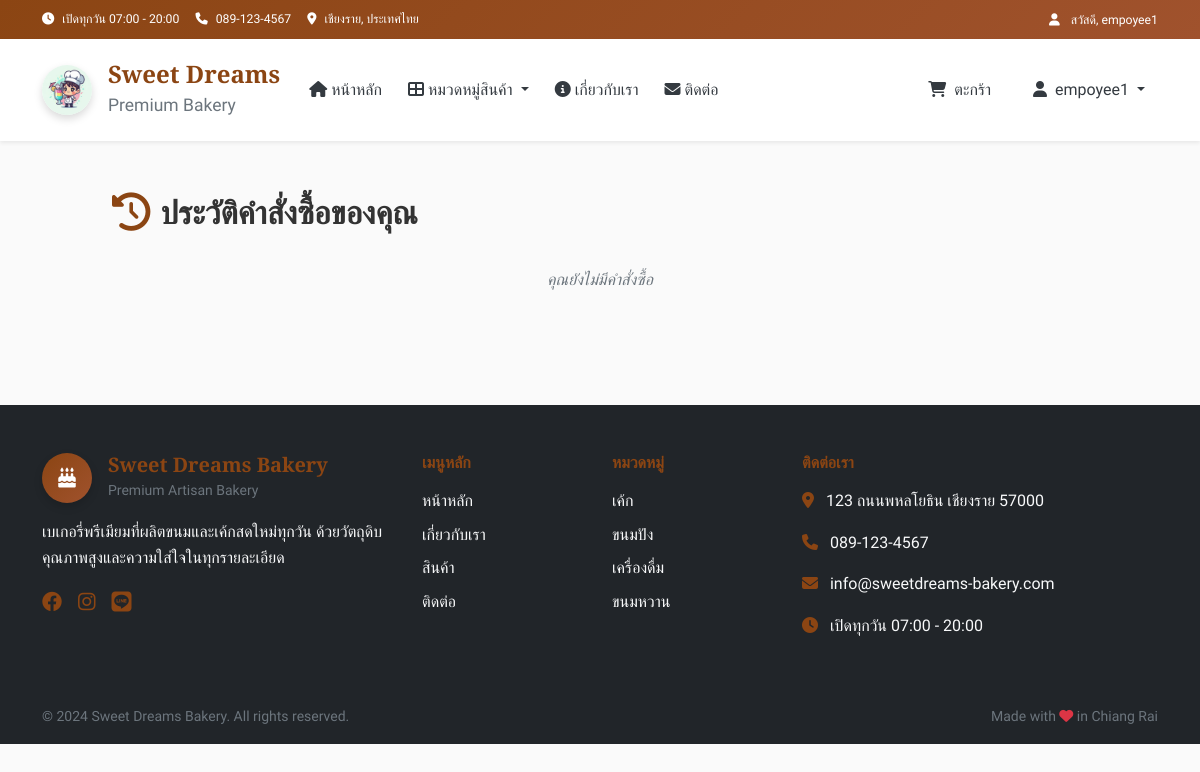
Before: /order_history (signed in) with the older database file.
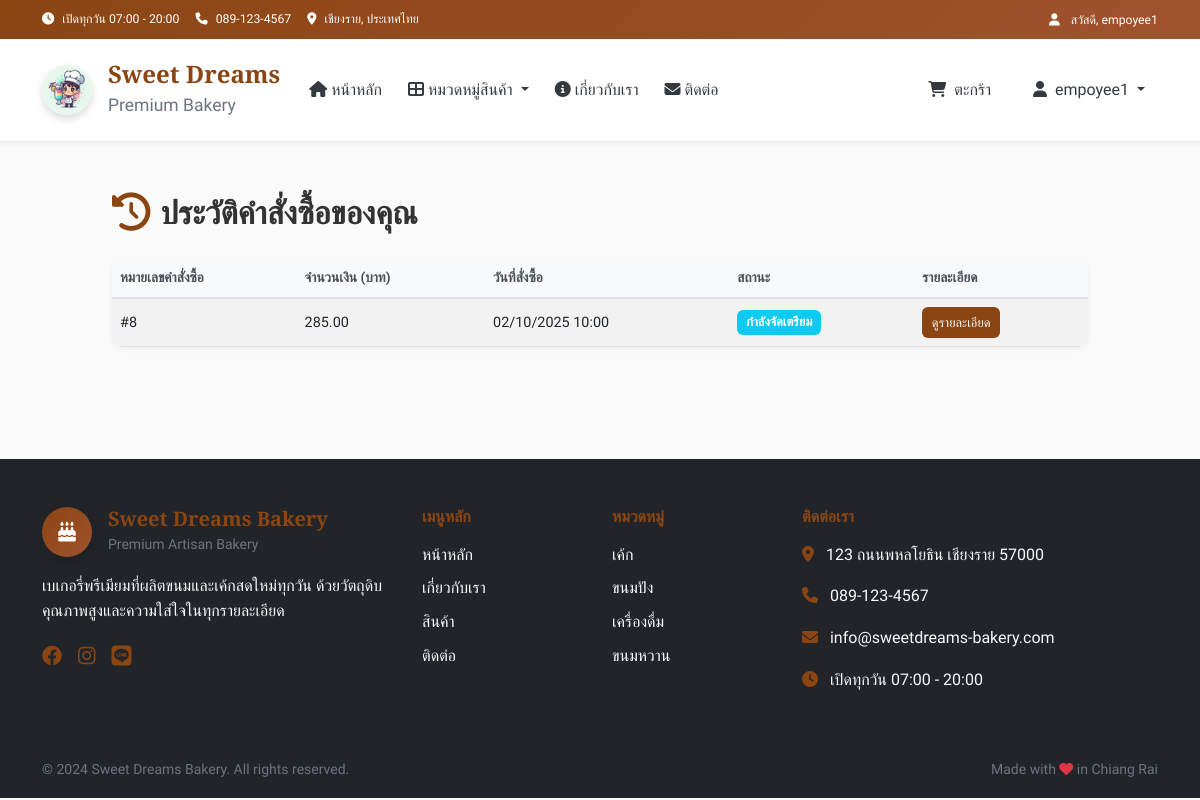
After: the same page with the newer database file.
### tables this page shows
CREATE TABLE categories (
        id INTEGER PRIMARY KEY AUTOINCREMENT,
        name TEXT UNIQUE NOT NULL,
        name_en TEXT,
        icon TEXT,
        description TEXT,
        display_order INTEGER DEFAULT 0
    );

CREATE TABLE orders (
        id INTEGER PRIMARY KEY AUTOINCREMENT,
        user_id INTEGER,
        total_amount DECIMAL(10,2) NOT NULL,
        status TEXT DEFAULT 'pending',
        customer_name TEXT NOT NULL,
        customer_phone TEXT NOT NULL,
        customer_address TEXT,
        cancelled_at DATETIME,
        payment_method TEXT DEFAULT 'cod',
        notes TEXT,
        delivery_method TEXT DEFAULT 'delivery',
        created_at TIMESTAMP DEFAULT CURRENT_TIMESTAMP,
        FOREIGN KEY (user_id) REFERENCES users (id)
    );

### app.py (the view)
@app.route("/order_history")
def order_history():
    user_id = session.get("user_id")
    is_admin = session.get("is_admin", False)  # สมมติคุณเก็บสิทธิ์แอดมินใน session
    if not user_id:
        return redirect(url_for("login"))
    conn = get_db_connection()
    if is_admin:
        orders = conn.execute("""
            SELECT o.*, u.username
            FROM orders o
            JOIN users u ON o.user_id = u.id
            ORDER BY o.created_at DESC
        """).fetchall()
    else:
        orders = conn.execute("""
            SELECT * FROM orders
            WHERE user_id = ?
            ORDER BY created_at DESC
        """, (user_id,)).fetchall()
    conn.close()
    return render_template("order_history.html", orders=orders, is_admin=is_admin)

### app.py (called while the page is built)
@app.template_filter('to_bangkok')
def to_bangkok_filter(value, fmt='%d/%m/%Y %H:%M'):
    if not value:
        return "N/A"
    if isinstance(value, str):
        try:
            value = datetime.fromisoformat(value)
        except ValueError:
            return value
    dt = value.replace(tzinfo=ZoneInfo("UTC")).astimezone(ZoneInfo("Asia/Bangkok"))
    return dt.strftime(fmt)

def get_db_connection():
    conn = sqlite3.connect(DB_NAME)
    conn.row_factory = sqlite3.Row
    return conn

def get_categories():
    conn = get_db_connection()
    categories = conn.execute(
        "SELECT * FROM categories ORDER BY display_order"
    ).fetchall()
    conn.close()
    return categories

def get_cart_total():
    cart = session.get('cart', {})
    total_items = sum(item['quantity'] for item in cart.values())
    total_price = sum(item['quantity'] * item['price'] for item in cart.values())
    return total_items, total_price

### templates/order_history.html (shortened to what this page needs)
{% extends "layout.html" %}
{% block extra_css %}
<link rel="stylesheet" href="{{ url_for('static', filename='css/orders_history.css') }}">
{% endblock %}
{% block content %}
<div class="orders-history-page">
    <div class="container py-5">
        <h2 class="mb-4">
            {% if is_admin %}
                รายการคำสั่งซื้อทั้งหมด
            {% else %}
                ประวัติคำสั่งซื้อของคุณ
            {% endif %}
        </h2>
        {% if orders %}
        <table class="table table-striped align-middle">
            <thead>
                <tr>
                    <th>หมายเลขคำสั่งซื้อ</th>
                    <th>จำนวนเงิน (บาท)</th>
                    <th>วันที่สั่งซื้อ</th>
                    <th>สถานะ</th>
                    <th>รายละเอียด</th>
                </tr>
            </thead>
            <tbody>
                {% for order in orders %}
                <tr>
                    <td>#{{ order.id }}</td>
                    <td>{{ "%.2f"|format(order.total_amount) }}</td>
                    <td>{{ order.created_at | to_bangkok }}</td>
                    <td>
                        {% if order.status == 'pending' %}
                            <span class="badge bg-warning text-dark">รอดำเนินการ</span>
                        {% elif order.status == 'processing' %}
                            <span class="badge bg-info text-white">กำลังจัดเตรียม</span>
                        {% elif order.status == 'completed' %}
                            <span class="badge bg-success text-white">เสร็จสิ้น</span>
                        {% elif order.status == 'cancelled' %}
                            <span class="badge bg-danger text-white">ยกเลิกแล้ว</span>
                        {% else %}
                            <span class="badge bg-secondary text-white">{{ order.status }}</span>
                        {% endif %}
                    </td>
                    <td>
                        <a href="{{ url_for('order_detail', order_id=order.id) }}" class="btn btn-sm btn-primary">
                            ดูรายละเอียด
                        </a>
                    </td>
                </tr>
                {% endfor %}
            </tbody>
        </table>
        {% else %}
        <p>{% if is_admin %}ยังไม่มีคำสั่งซื้อใด{% else %}คุณยังไม่มีคำสั่งซื้อ{% endif %}</p>
        {% endif %}
    </div>
</div>
{% endblock %}

### templates/layout.html (shortened to what the changed rows need)
<!DOCTYPE html>
<html lang="th" data-bs-theme="light">
<head>
    <link href="https://cdn.jsdelivr.net/npm/bootstrap@5.0.2/dist/css/bootstrap.min.css" rel="stylesheet">
    <link rel="stylesheet" href="https://cdnjs.cloudflare.com/ajax/libs/font-awesome/6.4.0/css/all.min.css">
    <link rel="stylesheet" href="{{ url_for('static', filename='css/main.css') }}">
    {% if session.get('role') == 'admin' %}
    <link rel="stylesheet" href="{{ url_for('static', filename='css/admin.css') }}">
    {% endif %}
    {% block extra_css %}{% endblock %}
</head>
<body>
    <header>
        <div class="top-bar bg-primary text-white py-2">
            <div class="container">
                <div class="row align-items-center">
                    <div class="col-md-4 text-end">
                        {% if session.get('user_id') %}
                            <small>
                                <i class="fas fa-user me-2"></i>
                                สวัสดี, {{ session.get('full_name') or session.get('username') }}
                            </small>
                        {% endif %}
                    </div>
                </div>
            </div>
        </div>
    </header>
    <nav class="navbar navbar-expand-lg navbar-light bg-white shadow-sm sticky-top" aria-label="Main navigation">
        <div class="container">
            <div class="collapse navbar-collapse" id="navbarNav">
                <ul class="navbar-nav ms-auto">
                    {% if session.get('user_id') %}
                        <li class="nav-item dropdown">
                            <a class="nav-link dropdown-toggle fw-500" href="#" role="button" data-bs-toggle="dropdown" aria-expanded="false">
                                <i class="fas fa-user me-1"></i>
                                <span class="d-none d-lg-inline">{{ session.get('full_name') or session.get('username') }}</span>
                            </a>
                        </li>
                    {% endif %}
                </ul>
            </div>
        </div>
    </nav>
    <main>
        {% block content %}{% endblock %}
    </main>
    <footer class="bg-dark text-white mt-5">
        <div class="container py-5">
            <div class="row gy-4">
                <div class="col-lg-2 col-md-6">
                    <ul class="list-unstyled">
                        {% if categories %}
                            {% for category in categories[:4] %}
                            <li class="mb-2">
                                <a href="{{ url_for('category_by_id', category_id=category.id) }}" class="text-light text-decoration-none">
                                    {{ category.name }}
                                </a>
                            </li>
                            {% endfor %}
                        {% endif %}
                    </ul>
                </div>
            </div>
        </div>
    </footer>
</body>
</html>

Changed rows visible on the page:
added orders: get "empoyee1", id "8", total_amount "285.00", created_at|to_bangkok "02/10/2025 10:00", status "กำลังจัดเตรียม"
Other visible differences:
{{ session.get('full_name') or session.get('username') }}: "empoyee1" → (not shown)
text no longer shown: "คุณยังไม่มีคำสั่งซื้อ"
text now shown: "หมายเลขคำสั่งซื้อ จำนวนเงิน (บาท) วันที่สั่งซื้อ สถานะ รายละเอียด"
